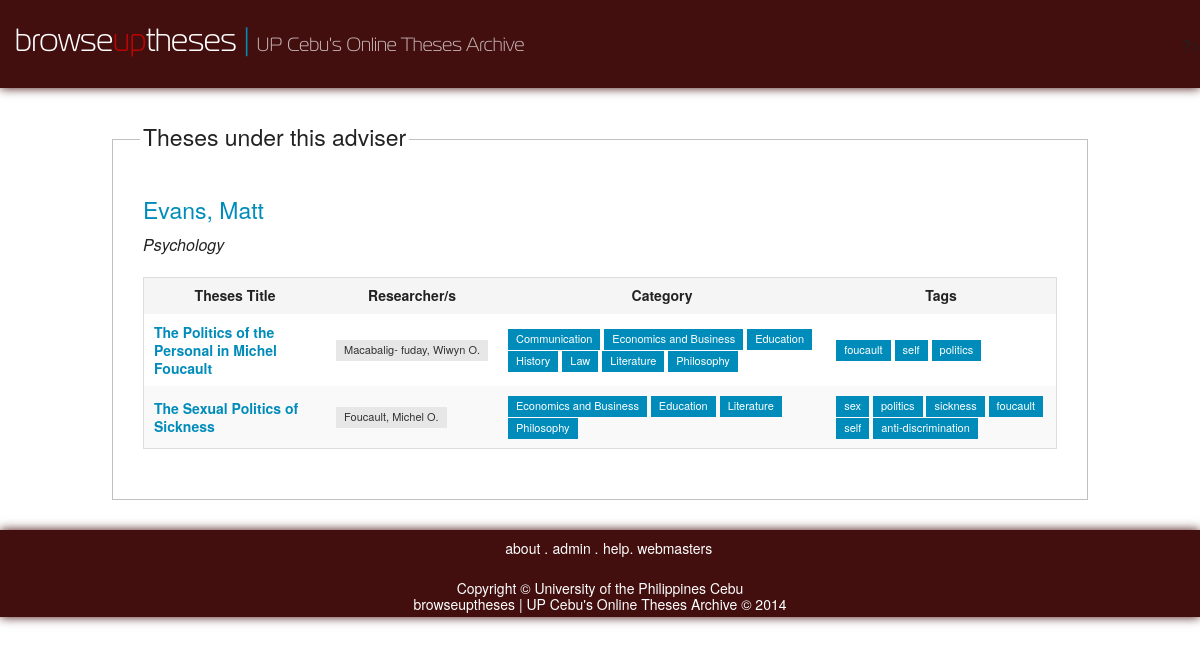
The page /facultyWorks.php?id=9 on the database its author committed.
### tables this page shows
CREATE TABLE IF NOT EXISTS `faculty_profiles` (
  `faculty_id` int(11) NOT NULL,
  `fac_fname` varchar(255) DEFAULT NULL,
  `fac_lname` varchar(255) DEFAULT NULL,
  `fac_mname` varchar(255) DEFAULT NULL,
  `department_id` int(11) DEFAULT NULL,
  `gender` enum('M','F') DEFAULT NULL,
  PRIMARY KEY (`faculty_id`),
  KEY `department_id` (`department_id`)
);

CREATE TABLE IF NOT EXISTS `department` (
  `department_id` int(11) NOT NULL AUTO_INCREMENT,
  `dep_name` varchar(255) DEFAULT NULL,
  `tel` int(11) DEFAULT NULL,
  `email` varchar(255) DEFAULT NULL,
  `faculty_id` int(11) DEFAULT NULL,
  PRIMARY KEY (`department_id`),
  KEY `faculty_id` (`faculty_id`)
);

CREATE TABLE IF NOT EXISTS `thesis` (
  `thesis_id` int(11) NOT NULL AUTO_INCREMENT,
  `title` varchar(255) DEFAULT NULL,
  `abstract` text,
  `date_published` timestamp NULL DEFAULT NULL,
  `date_accessioned` timestamp NULL DEFAULT NULL,
  `date_added` timestamp NOT NULL DEFAULT CURRENT_TIMESTAMP ON UPDATE CURRENT_TIMESTAMP,
  PRIMARY KEY (`thesis_id`)
);

CREATE TABLE IF NOT EXISTS `thesis_researchers` (
  `thesis_id` int(11) NOT NULL DEFAULT '0',
  `researcher_id` int(11) NOT NULL DEFAULT '0',
  PRIMARY KEY (`thesis_id`,`researcher_id`),
  KEY `researcher_id` (`researcher_id`)
);

CREATE TABLE IF NOT EXISTS `researcher` (
  `researcher_id` int(11) NOT NULL AUTO_INCREMENT,
  `res_lname` varchar(255) DEFAULT NULL,
  `res_fname` varchar(255) DEFAULT NULL,
  `res_mname` varchar(255) DEFAULT NULL,
  `course_id` int(11) DEFAULT NULL,
  PRIMARY KEY (`researcher_id`),
  KEY `course_id` (`course_id`)
);

### facultyWorks.php (the view, shortened to what this page needs)
<?php
	$faculty_id = $_GET['id'];
	$faculty_details = mysql_query(
		"SELECT * FROM faculty
			INNER JOIN faculty_profiles
			INNER JOIN department
			ON faculty_profiles.department_id = department.department_id
			WHERE faculty_profiles.faculty_id = '$faculty_id'
		");
	$faculty_details = mysql_fetch_assoc($faculty_details);
	$theses = mysql_query("SELECT * FROM thesis_faculty WHERE faculty_id = '$faculty_id'");
	$result_num_rows = mysql_num_rows($theses);
	$theses_array = array();
	while ($thesis = mysql_fetch_assoc($theses)) {
		$thesis = mysql_query("SELECT * FROM thesis WHERE thesis_id = ".$thesis['thesis_id']);
		$thesis = mysql_fetch_assoc($thesis);
		$thesis['researchers'] = array();
		$thesis['categories'] = array();
		$thesis['tags'] = array();
		$researchers = mysql_query(
			"SELECT * FROM researcher
				INNER JOIN thesis_researchers
				ON researcher.researcher_id = thesis_researchers.researcher_id
				WHERE thesis_researchers.thesis_id = ".$thesis['thesis_id']
			);
		while ($researcher = mysql_fetch_assoc($researchers)) {
			array_push($thesis['researchers'], $researcher);
		}
		$categories = mysql_query(
			"SELECT category.category_name FROM category
				INNER JOIN thesis_categories
				ON category.category_id = thesis_categories.category_id
				WHERE thesis_categories.thesis_id = ".$thesis['thesis_id']
			);
		while ($category = mysql_fetch_assoc($categories)) {
			array_push($thesis['categories'], $category['category_name']);
		}
		$tags = mysql_query(
			"SELECT tags.tag_name FROM tags
				INNER JOIN thesis_tags
				ON tags.tag_id = thesis_tags.tag_id
				WHERE thesis_tags.thesis_id = ".$thesis['thesis_id']
			);
		while ($tag = mysql_fetch_assoc($tags)) {
			array_push($thesis['tags'], $tag['tag_name']);
		}
		array_push($theses_array, $thesis);
	}
?>
<!DOCTYPE html>
<html>
	<head>
		<?php include('fronts/meta.php'); ?>
	</head>
	<body>
		<div id="main-wrapper">
			<?php include('fronts/header.php'); ?>
			<div id="wrap">
				<div id="main" style="margin: 20px 0">
					<fieldset>
						<legend><h4>Theses under this adviser</h4></legend>
						<div style="margin-bottom: 20px">
							<h4 style="color: #008CBA;"><?= $faculty_details['fac_lname'].', '.$faculty_details['fac_fname']; ?></h4>
							<h6 style="font-style: italic"><?= $faculty_details['dep_name']; ?></h6>
						</div>
						<table style="width: 100%">
				    		<thead>
					    		<tr>
					    			<th>Theses Title</th>
					    			<th>Researcher/s</th>
					    			<th>Category</th>
					    			<th>Tags</th>
					    		</tr>
				    		</thead>
				    		<tbody>
				    			<?php
					    			if ($result_num_rows == 0) { ?>
					    				<tr style="text-align: center">
							    			<td colspan="6"><h4>No Thesis Yet!</h4></td>
							    		</tr>
					    		<?php } else {
					    			foreach ($theses_array as $thesis) : ?>
										<tr>
							    			<td><a href="thesisInfo.php?id=<?= $thesis['thesis_id']; ?>"><?= $thesis['title']?></a></td>
							    			<td>
							    			<?php foreach ($thesis['researchers'] as $researcher) : ?>
							    				<span class="label secondary">
							    				<?= $researcher['res_lname'].', '.$researcher['res_fname'].' '. $researcher['res_mname']; ?>
							    				</span>
							    			<?php endforeach; ?>
							    			</td>
							    			<td>
							    			<?php foreach ($thesis['categories'] as $category) : ?>
							    				<a href="search.php?search=<?= $category ?>&category=All" class="label"><?= $category; ?></a>
							    			<?php endforeach; ?>
							    			</td>
							    			<td>
							    			<?php foreach ($thesis['tags'] as $tag) : ?>
							    				<a href="search.php?search=<?= $tag ?>&category=All" class="label"><?= $tag; ?></a>
							    			<?php endforeach; ?>
							    			</td>
							    		</tr>
								<?php endforeach;
									} ?>
							</tbody>
				    	</table>
			    	</fieldset>
		    	</div>
		    </div>
		</div>
	<?php include('fronts/footer.php'); ?>
</body>
</html>

### css/styles.css (style rules this page uses)
html { height: 100%; }
body { margin: 0 auto; font-family: 'Segoe UI Semilight', 'Helvetica Neue', Helvetica, Arial, sans-serif; }
#main-wrapper { min-height: 100%; padding-bottom: 87px; }
#wrap { max-width: 980px; margin: 30px auto; position: relative; }
fieldset { padding: 30px; }
table thead tr th { text-align: center; }
tbody tr td:first-child { font-weight: bold; width: 20%; }

### rows shown on the page
faculty_profiles: fac_lname "Evans", fac_fname "Matt"
department: dep_name "Psychology"
thesis: title "The Politics of the Personal in Michel Foucault", category "Communication", category "Economics and Business", category "Education", category "History", category "Law", category "Literature", category "Philosophy", tag "foucault", tag "self", tag "politics"
thesis_researchers: researcher.res_lname "Macabalig- fuday", researcher.res_fname "Wiwyn", researcher.res_mname "O."
thesis: title "The Sexual Politics of Sickness", category "Economics and Business", category "Education", category "Literature", category "Philosophy", tag "sex", tag "politics", tag "sickness", tag "foucault", tag "self", tag "anti-discrimination"
thesis_researchers: researcher.res_lname "Foucault", researcher.res_fname "Michel", researcher.res_mname "O."
